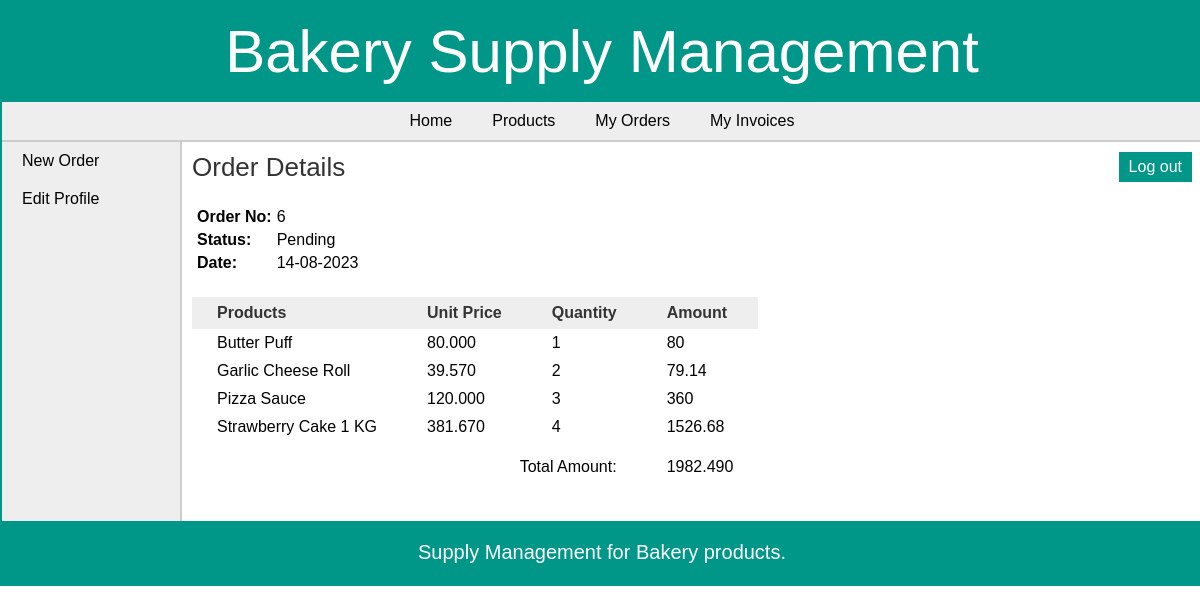
The page /retailer/view_order_items.php?id=6 (signed in) on the database its author committed.
### tables this page shows
CREATE TABLE `orders` (
  `order_id` int(11) NOT NULL,
  `date` date NOT NULL,
  `retailer_id` int(11) NOT NULL,
  `approved` tinyint(1) NOT NULL,
  `status` tinyint(1) NOT NULL,
  `total_amount` decimal(10,3) NOT NULL
);

CREATE TABLE `order_items` (
  `order_items_id` int(11) NOT NULL,
  `order_id` int(11) NOT NULL,
  `pro_id` int(11) NOT NULL,
  `quantity` int(6) NOT NULL
);

CREATE TABLE `products` (
  `pro_id` int(11) NOT NULL,
  `pro_name` varchar(25) NOT NULL,
  `pro_desc` text DEFAULT NULL,
  `pro_price` decimal(10,3) NOT NULL,
  `unit` int(11) NOT NULL,
  `pro_cat` int(11) NOT NULL,
  `quantity` int(6) DEFAULT NULL
);

### retailer/view_order_items.php (the view, shortened to what this page needs)
<?php
	require("../includes/config.php");
	if(isset($_SESSION['manufacturer_login']) || isset($_SESSION['admin_login']) || isset($_SESSION['retailer_login'])) {
			$order_id = $_GET['id'];
			$query_selectOrderItems = "SELECT *,order_items.quantity AS quantity FROM orders,order_items,products WHERE order_items.order_id='$order_id' AND order_items.pro_id=products.pro_id AND order_items.order_id=orders.order_id";
			$result_selectOrderItems = mysqli_query($con,$query_selectOrderItems);
			$query_selectOrder = "SELECT date,status FROM orders WHERE order_id='$order_id'";
			$result_selectOrder = mysqli_query($con,$query_selectOrder);
			$row_selectOrder = mysqli_fetch_array($result_selectOrder);
		}
		else {
			header('Location:../index.php');
		}
?>
<!DOCTYPE html>
<html>
<head>
	<link rel="stylesheet" href="../includes/main_style.css" >
</head>
<body>
	<?php
		include("../includes/header.inc.php");
		include("../includes/nav_retailer.inc.php");
		include("../includes/aside_retailer.inc.php");
	?>
	<section>
		<h1>Order Details</h1>
		<table class="table_infoFormat">
		<tr>
			<td> Order No: </td>
			<td> <?php echo $order_id; ?> </td>
		</tr>
		<tr>
			<td> Status: </td>
			<td>
			<?php
				if($row_selectOrder['status'] == 0) {
					echo "Pending";
				}
				else {
					echo "Completed";
				}
			?>
			</td>
		</tr>
		<tr>
			<td> Date: </td>
			<td> <?php echo date("d-m-Y",strtotime($row_selectOrder['date'])); ?> </td>
		</tr>
		</table>
		<form action="" method="POST" class="form">
		<table class="table_invoiceFormat">
			<tr>
				<th> Products </th>
				<th> Unit Price </th>
				<th> Quantity </th>
				<th> Amount </th>
			</tr>
			<?php $i=1; while($row_selectOrderItems = mysqli_fetch_array($result_selectOrderItems)) { ?>
			<tr>
				<td> <?php echo $row_selectOrderItems['pro_name']; ?> </td>
				<td> <?php echo $row_selectOrderItems['pro_price']; ?> </td>
				<td> <?php echo $row_selectOrderItems['quantity']; ?> </td>
				<td> <?php echo $row_selectOrderItems['quantity']*$row_selectOrderItems['pro_price']; ?> </td>
			</tr>
			<?php $i++; } ?>
			<tr style="height:40px;vertical-align:bottom;">
				<td colspan="3" style="text-align:right;"> Total Amount: </td>
				<td>
				<?php
					mysqli_data_seek($result_selectOrderItems,0);
					$row_selectOrderItems = mysqli_fetch_array($result_selectOrderItems);
					echo $row_selectOrderItems['total_amount'];
				?>
				</td>
			</tr>
		</table>
		</form>
	</section>
	<?php
		include("../includes/footer.inc.php");
	?>
</body>
</html>

### includes/main_style.css (style rules this page uses)
* { font-family: arial,sans-serif; margin:0px; padding:0px; }
body { width:1200px; margin:auto; border:2px solid #009688; }
section { width:1000px; padding:10px; padding-bottom:40px; }
section h1 { margin-bottom:10px; font-weight:normal; color:#333; font-size: 26px; }
table { border-collapse: collapse; }
.table_invoiceFormat th { background-color:#eee; color:#333; padding: 7px 25px; }
.table_invoiceFormat tr { border:none; }
.table_invoiceFormat td,.table_invoiceFormat tr { padding: 5px 25px; text-align: left; }
.table_infoFormat { margin:20px 5px 25px; }
.table_infoFormat td { padding:5px 5px 0px 0px; }
.table_infoFormat td:first-child { font-weight:bold; }

### rows shown on the page
orders: date "14-08-2023", total_amount "1982.490"
order_items: pro.pro_name "Butter Puff", pro.pro_price "80.000", quantity "1", quantity.pro_price "80"
order_items: pro.pro_name "Garlic Cheese Roll", pro.pro_price "39.570", quantity "2", quantity.pro_price "79.14"
order_items: pro.pro_name "Pizza Sauce", pro.pro_price "120.000", quantity "3", quantity.pro_price "360"
order_items: pro.pro_name "Strawberry Cake 1 KG", pro.pro_price "381.670", quantity "4", quantity.pro_price "1526.68"

### other values the page prints
$order_id "6"
